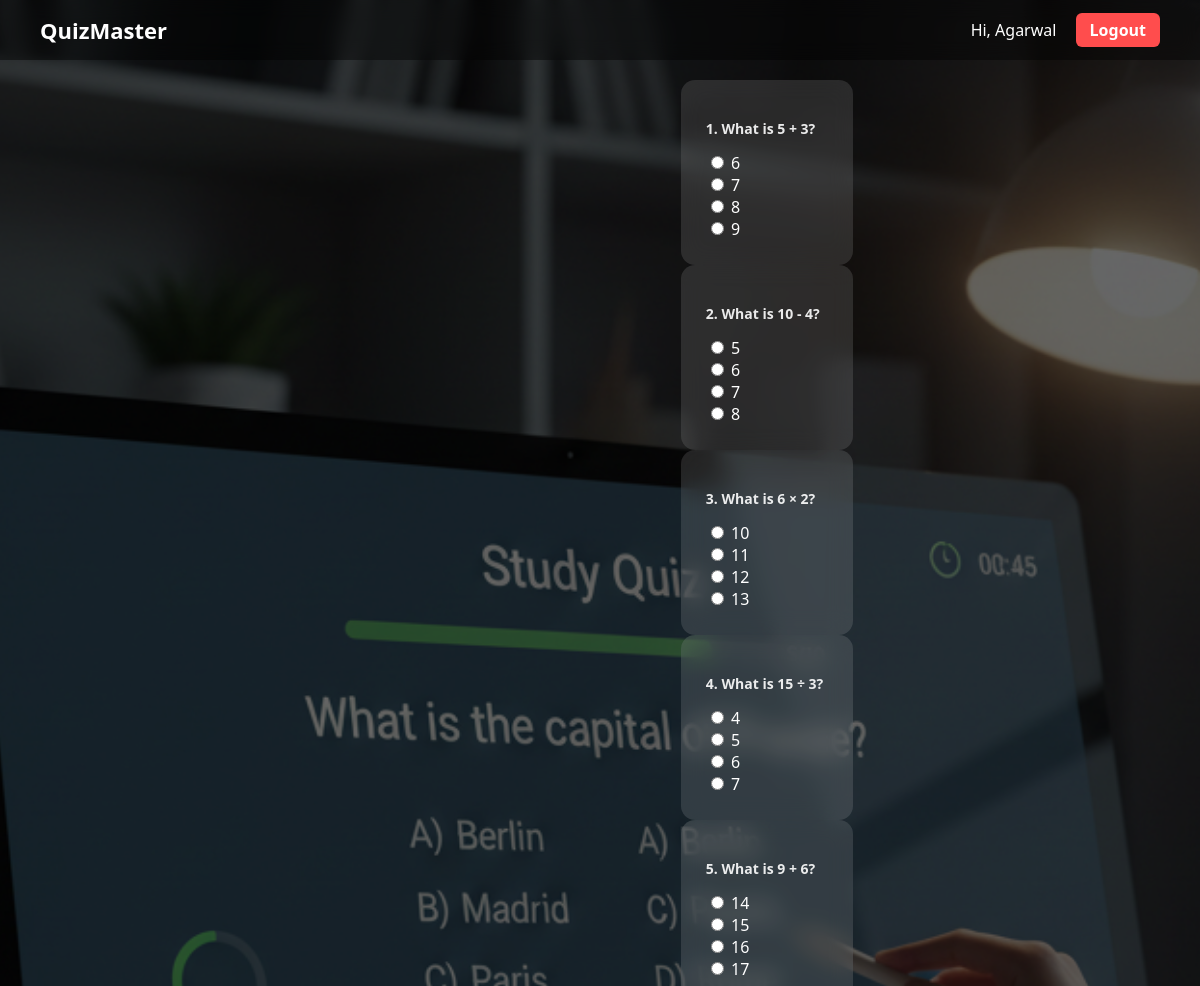
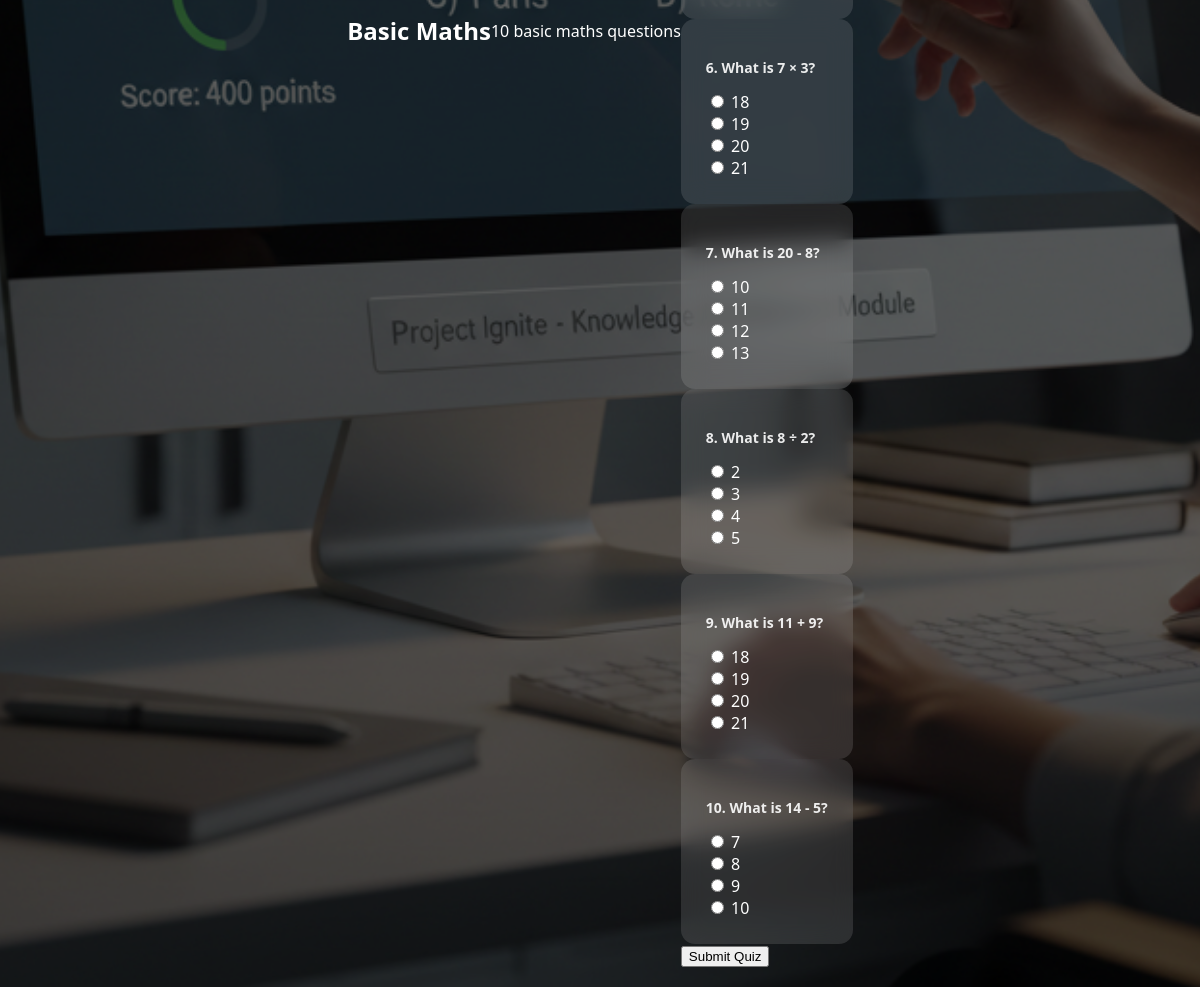
Page /take_quiz/1 (signed in) on the committed database (2 pictures, top to bottom).
### models.py (models this page shows)
class User(db.Model, UserMixin):
    id = db.Column(db.Integer, primary_key=True)
    username = db.Column(db.String(100), unique=True, nullable=False)
    email = db.Column(db.String(150), unique=True, nullable=False)
    password = db.Column(db.String(200), nullable=False)
    role = db.Column(db.String(20), default="user")
    created_at = db.Column(db.DateTime, default=datetime.utcnow)

class Quiz(db.Model):
    id = db.Column(db.Integer, primary_key=True)
    title = db.Column(db.String(200), nullable=False)
    description = db.Column(db.Text)
    created_by = db.Column(db.Integer, db.ForeignKey('user.id'))
    questions = db.relationship('Question', backref='quiz', cascade="all, delete")

class Question(db.Model):
    id = db.Column(db.Integer, primary_key=True)
    quiz_id = db.Column(db.Integer, db.ForeignKey('quiz.id'))
    question_text = db.Column(db.Text, nullable=False)
    option1 = db.Column(db.String(200))
    option2 = db.Column(db.String(200))
    option3 = db.Column(db.String(200))
    option4 = db.Column(db.String(200))
    correct_option = db.Column(db.String(10))

### app.py (the view, shortened to what this page needs)
@app.route("/take_quiz/<int:quiz_id>", methods=["GET","POST"])
@login_required
def take_quiz(quiz_id):
    quiz = Quiz.query.get_or_404(quiz_id)
    questions = Question.query.filter_by(quiz_id=quiz_id).limit(10).all()
    if not questions:
        flash("No questions available for this quiz.")
        return redirect(url_for("dashboard"))
    return render_template("take_quiz.html", quiz=quiz, questions=questions)

### app.py (called while the page is built)
@login_manager.user_loader
def load_user(user_id):
    return User.query.get(int(user_id))

### templates/take_quiz.html
{% extends "base.html" %}
{% block content %}
<h2>{{ quiz.title }}</h2>
<p>{{ quiz.description }}</p>
<form method="POST">
{% for q in questions %}
    <div class="quiz-card">
        <p><strong>{{ loop.index }}. {{ q.question_text }}</strong></p>
        <label><input type="radio" name="q{{ q.id }}" value="1"> {{ q.option1 }}</label><br>
        <label><input type="radio" name="q{{ q.id }}" value="2"> {{ q.option2 }}</label><br>
        <label><input type="radio" name="q{{ q.id }}" value="3"> {{ q.option3 }}</label><br>
        <label><input type="radio" name="q{{ q.id }}" value="4"> {{ q.option4 }}</label>
    </div>
{% endfor %}
<button type="submit">Submit Quiz</button>
</form>
{% endblock %}

### templates/base.html (shortened to what this page needs)
<!DOCTYPE html>
<html lang="en">
<head>
    <link rel="stylesheet" href="{{ url_for('static', filename='css/style.css') }}">
</head>
<body>
    {% if current_user.is_authenticated %}
    <nav class="navbar">
        <div class="nav-left">
            <a href="{{ url_for('dashboard') }}" class="logo">QuizMaster</a>
        </div>
        <div class="nav-right">
            <span class="user-name">Hi, {{ current_user.username }}</span>
            <a href="{{ url_for('logout') }}" class="logout-btn">Logout</a>
        </div>
    </nav>
    {% endif %}
    <div class="main-container">
        {% block content %}{% endblock %}
    </div>
</body>
</html>

### static/css/style.css (style rules this page uses)
body { margin: 0; font-family: 'Segoe UI', sans-serif; color: white; background: url("/static/images/bg.jpg") no-repeat center center fixed; background-size: cover; }
body::before { content: ""; position: fixed; inset: 0; background: rgba(0,0,0,0.6); z-index: -1; }
.main-container { display: flex; justify-content: center; align-items: center; min-height: 90vh; padding: 20px; }
.navbar { display: flex; justify-content: space-between; align-items: center; padding: 15px 40px; background: rgba(0,0,0,0.4); backdrop-filter: blur(10px); }
.logo { font-size: 22px; font-weight: bold; color: white; text-decoration: none; }
.user-name { margin-right: 15px; }
.logout-btn { text-decoration: none; padding: 6px 14px; border-radius: 6px; background: #ff4d4d; color: white; font-weight: bold; }
.quiz-card { background: rgba(255,255,255,0.12); backdrop-filter: blur(12px); padding: 25px; border-radius: 14px; transition: 0.3s; }
.quiz-card p { font-size: 14px; opacity: 0.9; }

### rows in the picture
User: username "Agarwal"
Quiz: title "Basic Maths", description "10 basic maths questions"
Question: question_text "What is 5 + 3?", option1 "6", option2 "7", option3 "8", option4 "9"
Question: question_text "What is 10 - 4?", option1 "5", option2 "6", option3 "7", option4 "8"
Question: question_text "What is 6 × 2?", option1 "10", option2 "11", option3 "12", option4 "13"
Question: question_text "What is 15 ÷ 3?", option1 "4", option2 "5", option3 "6", option4 "7"
Question: question_text "What is 9 + 6?", option1 "14", option2 "15", option3 "16", option4 "17"
Question: question_text "What is 7 × 3?", option1 "18", option2 "19", option3 "20", option4 "21"
Question: question_text "What is 20 - 8?", option1 "10", option2 "11", option3 "12", option4 "13"
Question: question_text "What is 8 ÷ 2?", option1 "2", option2 "3", option3 "4", option4 "5"
Question: question_text "What is 11 + 9?", option1 "18", option2 "19", option3 "20", option4 "21"
Question: question_text "What is 14 - 5?", option1 "7", option2 "8", option3 "9", option4 "10"
